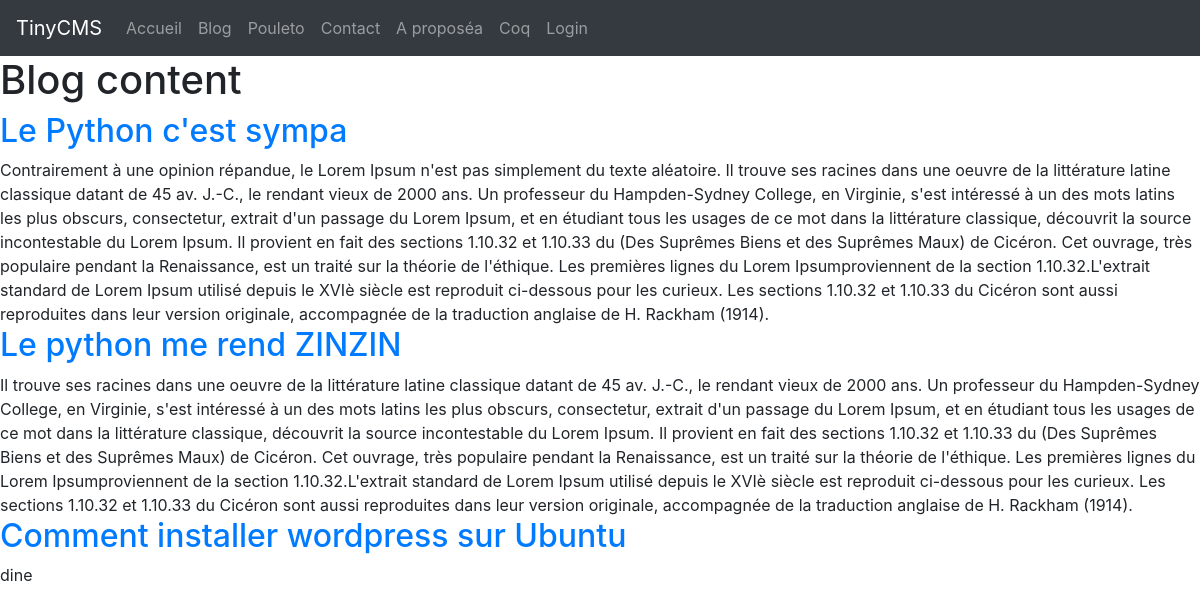
Page /blog on the committed database.
### views.py (models this page shows, shortened)
class Page(db.Model):
    id = db.Column(db.Integer, primary_key=True)
    title = db.Column(db.String(200), nullable=False)
    nav_label = db.Column(db.String(50), nullable=False)
    slug = db.Column(db.String(100), nullable=False, unique=True)
    content = db.Column(db.Text, nullable=False)
    creation_date = db.Column(db.DateTime, nullable=False, default=datetime.utcnow)
    published = db.Column(db.Boolean, nullable=False, default=False)

class Post(db.Model):
    id = db.Column(db.Integer, primary_key=True)
    title = db.Column(db.String(100), nullable=False)
    slug = db.Column(db.String(100), nullable=False,  unique=True)
    abstract = db.Column(db.Text, nullable=False)
    abstract_image = db.Column(db.String(200))
    content = db.Column(db.Text, nullable=False)
    creation_date = db.Column(db.DateTime, nullable=False, default=datetime.utcnow)
    published = db.Column(db.Boolean, nullable=False, default=False)
    user_id = db.Column(db.Integer, db.ForeignKey('user.id'), nullable=False)
    user = db.relationship('User', backref=db.backref('posts', lazy=True))
    tags = db.relationship('Tag', secondary=tags, lazy='subquery', backref=db.backref('posts', lazy=True))

### views.py (the view)
@app.route('/blog')
def blog():
    posts = Post.query.filter_by(published=True)
    return render_template('site-blog.html', posts=posts)

### views.py (called while the page is built)
@app.context_processor
def inject_pages():
    pages = Page.query.filter_by(published=True)
    return {'site_pages': pages}

### templates/site-blog.html (shortened to what this page needs)
{% extends 'site.html' %}
{% block site_content %}
    <h1>Blog content</h1>
    {% for post in posts %}
        <h2><a href="{{ url_for('post_detail', slug=post.slug) }}">{{ post.title }}</a></h2>
        {{ post.content }}
    {% endfor %}
{% endblock %}

### templates/site.html (shortened to what this page needs)
{% extends 'base.html' %}
{% block content %}
    <nav class="navbar navbar-expand-md bg-dark navbar-dark">
        <a class="navbar-brand" href="#">TinyCMS</a>
        <div class="collapse navbar-collapse" id="collapsibleNavbar">
            <ul class="navbar-nav">
                <li class="nav-item">
                    <a class="nav-link" href="{{ url_for('index') }}">Accueil</a>
                </li>
                <li class="nav-item">
                    <a class="nav-link" href="{{ url_for('blog') }}">Blog</a>
                </li>
                {% for page in site_pages %}
                <li>
                    <a class="nav-link" href="{{ url_for('page_detail', slug=page.slug) }}">{{ page.nav_label }}</a>
                </li>
                {% endfor %}
                {% if current_user.is_authenticated %}
                    <li class="nav-item">
                        <a class="nav-link" href="{{ url_for('admin_posts') }}">Admin</a>
                    </li>
                    <li class="nav-item">
                        <a class="nav-link" href="{{ url_for('logout') }}">Logout</a>
                    </li>
                {% else %}
                    <li class="nav-item">
                        <a class="nav-link" href="{{ url_for('login') }}">Login</a>
                    </li>
                {% endif %}
            </ul>
        </div>
    </nav>
    {% block site_content %}{% endblock %}
{% endblock %}

### rows in the picture
Page: nav_label "Pouleto"
Page: nav_label "Contact"
Page: nav_label "A proposéa"
Page: nav_label "Coq"
Post: title "Le Python c'est sympa", content "Contrairement à une opinion répandue, le Lorem Ipsum n'est pas simplement du texte aléatoire. Il trouve ses racines dans une oeuvre de la littérature latine classique datant de 45 av. J.-C., le rendant vieux de 2000 ans. Un professeur du Hampden-Sydney College, en Virginie, s'est intéressé à un des mots latins les plus obscurs, consectetur, extrait d'un passage du Lorem Ipsum, et en étudiant tous les usages de ce mot dans la littérature classique, découvrit la source incontestable du Lorem Ipsum. Il provient en fait des sections 1.10.32 et 1.10.33 du (Des Suprêmes Biens et des Suprêmes Maux) de Cicéron. Cet ouvrage, très populaire pendant la Renaissance, est un traité sur la théorie de…"
Post: title "Le python me rend ZINZIN", content "Il trouve ses racines dans une oeuvre de la littérature latine classique datant de 45 av. J.-C., le rendant vieux de 2000 ans. Un professeur du Hampden-Sydney College, en Virginie, s'est intéressé à un des mots latins les plus obscurs, consectetur, extrait d'un passage du Lorem Ipsum, et en étudiant tous les usages de ce mot dans la littérature classique, découvrit la source incontestable du Lorem Ipsum. Il provient en fait des sections 1.10.32 et 1.10.33 du (Des Suprêmes Biens et des Suprêmes Maux) de Cicéron. Cet ouvrage, très populaire pendant la Renaissance, est un traité sur la théorie de l'éthique. Les premières lignes du Lorem Ipsumproviennent de la section 1.10.32.L'extrait standard…"
Post: title "Comment installer wordpress sur Ubuntu", content "dine"
